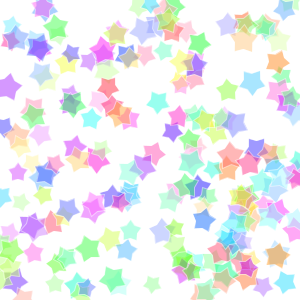
Frame 1 (no input)
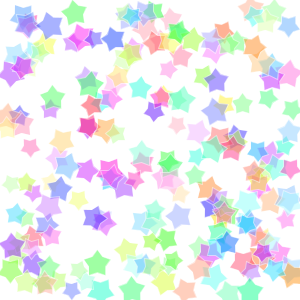
Frame 60 (the mouse pressed at the canvas centre just before this capture)
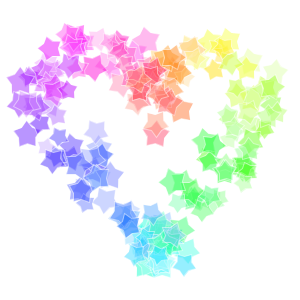
Frame 120 (the mouse held since frame 60 and released just before this capture)

The Processing sketch that drew these frames (run headless with seeded random() and noise(); from frame 60 on, the mouse is pressed at the canvas centre):

// Processing sketch: processing_106955
// ── processing_106955.pde

Easing[] easing = new Easing[200];

void setup() {
  size(300, 300);
  colorMode(HSB, 360, 100, 100);
  background(360);

  for (int i = 0 ; i < easing.length;i++) {
    easing[i] = new Easing();
  }

  noStroke();
}

void draw() {
  background(360);

  for (int i = 0 ; i < easing.length;i++) {
    easing[i].move();
    easing[i].display();
  }
}

class Easing {
  Star star;

  float default_x = random(width);
  float default_y = random(height);
  float goal_x;
  float goal_y;
  float x;
  float y;
  float t = random(360);
  float hue = t;

  float spd_x = random(0.5, 1) / 1.5;
  float spd_sign_x;
  float spd_y = random(0.5, 1) / 1.5;
  float spd_sign_y;

  float easing_x = random(0.03, 0.07) / 1.5;
  float easing_y = random(0.03, 0.07) / 1.5;

  Easing() {
    star = new Star(hue);

    x = default_x;
    y = default_y;

    goal_x = calc_x(t);
    goal_y = calc_y(t);

    if (random(1) >= 0.5) {
      spd_sign_x = 1;
    } else {
      spd_sign_x = -1;
    }

    if (random(1) >= 0.5) {
      spd_sign_y = 1;
    } else {
      spd_sign_y = -1;
    }
  }

  void move() {
    if (mousePressed == true) {
      x += (goal_x - x) * easing_x;
      y += (goal_y - y) * easing_y;
    } else {
      default_x += spd_sign_x * spd_x;
      default_y += spd_sign_y * spd_y;

      if (default_x < 0 || default_x > width) {
        spd_sign_x *= -1;
      }
      if (default_y < 0 || default_y > height) {
        spd_sign_y *= -1;
      }

      x += (default_x - x) * easing_x;
      y += (default_y - y) * easing_y;
    }
  }

  void display() {
    star.display(x, y);
  }

  float calc_x(float heart_t) {
    float heart_x;
    float R = 8;

    heart_x = width/2 + R *(16 * sin(radians(heart_t)) * sin(radians(heart_t)) * sin(radians(heart_t)));

    return heart_x;
  }

  float calc_y(float heart_t) {
    float heart_y;
    float R = 8;

    heart_y = (height/2-20) + (-1) * R * (13 * cos(radians(heart_t)) - 5 * cos(radians(2*heart_t)) - 2 * cos(radians(3 * heart_t)) - cos(radians(4 * heart_t)));

    return heart_y;
  }
}

class Star {
  int vertex_val = 5 * 2;
  float R;
  float R_out = random(10, 15);
  float R_in;

  float hue;
  float sat = random(30, 100);

  float theta = random(TWO_PI);
  float theta_spd = random(1, 3)/100;
  int theta_sign;

  Star(float tmpHue) {
    hue = tmpHue;

    if (random(1) >= 0.5) {
      theta_sign = 1;
    } else {
      theta_sign = -1;
    }
  }

  void display(float x, float y) {
    R_in = R_out / 1.6;

    stroke(360, 120);
    fill(hue, sat, 100, 120);

    pushMatrix();
    translate(x, y);
    rotate(theta);
    beginShape();
    for (int i = 0;i < vertex_val;i++) {
      if (i % 2 == 0) {
        R = R_out;
      } else {
        R = R_in;
      }
      vertex(R * cos(radians(360 * i / vertex_val)), R * sin(radians(360 * i /vertex_val)));
    }
    endShape(CLOSE);
    popMatrix();

    theta += theta_sign * theta_spd;
  }
}
